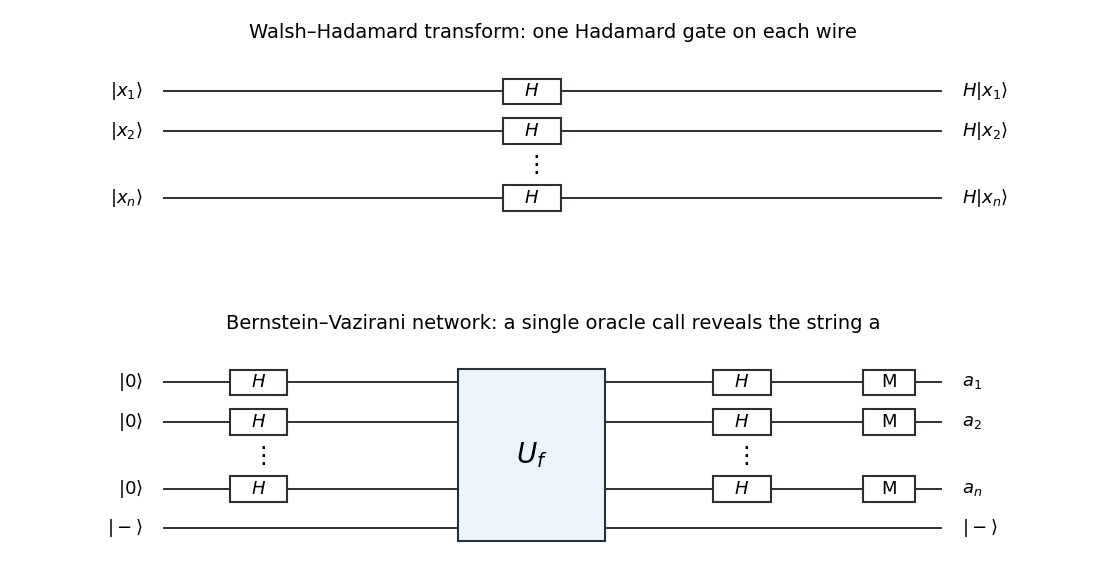

Source code (Python):
"""Original quantum-network sketches; Python 3.14, Matplotlib 3.10.7.

Write the opaque PNG to the caller's current directory. The caller controls
MPLBACKEND and MPLCONFIGDIR; no environment or repository configuration changes.
"""
from pathlib import Path
import matplotlib.pyplot as plt
from matplotlib.patches import Rectangle

fig, axes = plt.subplots(2, 1, figsize=(11, 5.8), dpi=100)
fig.patch.set_facecolor('white')


def box(ax, x, y, text, width=0.55, height=0.46):
    ax.add_patch(Rectangle((x-width/2, y-height/2), width, height,
                           facecolor='white', edgecolor='#263238', linewidth=1.5, zorder=3))
    ax.text(x, y, text, ha='center', va='center', fontsize=13, zorder=4)


def wire(ax, y):
    ax.plot([1.3, 8.7], [y, y], color='#263238', linewidth=1.4, zorder=1)


for ax in axes:
    ax.set_xlim(0, 10)
    ax.set_ylim(-0.5, 3.1)
    ax.set_facecolor('white')
    ax.axis('off')

ax=axes[0]
ax.set_title('Walsh–Hadamard transform: one Hadamard gate on each wire', fontsize=14, pad=10)
for y, lab in zip([2.4, 1.7, 0.5], ['1', '2', 'n']):
    wire(ax, y)
    ax.text(1.1, y, rf'$|x_{lab}\rangle$', ha='right', va='center', fontsize=13)
    box(ax, 4.8, y, r'$H$')
    ax.text(8.9, y, rf'$H|x_{lab}\rangle$', ha='left', va='center', fontsize=13)
ax.text(4.8, 1.08, r'$\vdots$', ha='center', va='center', fontsize=17)

ax=axes[1]
ax.set_title('Bernstein–Vazirani network: a single oracle call reveals the string a', fontsize=14, pad=10)
for y, lab in zip([2.4, 1.7, 0.5], ['1', '2', 'n']):
    wire(ax, y)
    ax.text(1.1, y, r'$|0\rangle$', ha='right', va='center', fontsize=13)
    box(ax, 2.2, y, r'$H$')
    box(ax, 6.8, y, r'$H$')
    box(ax, 8.2, y, 'M', width=0.5)
    ax.text(8.9, y, rf'$a_{lab}$', ha='left', va='center', fontsize=13)
wire(ax, -0.2)
ax.text(1.1, -0.2, r'$|-\rangle$', ha='right', va='center', fontsize=13)
ax.text(8.9, -0.2, r'$|-\rangle$', ha='left', va='center', fontsize=13)
ax.text(2.2, 1.08, r'$\vdots$', ha='center', va='center', fontsize=17)
ax.text(6.8, 1.08, r'$\vdots$', ha='center', va='center', fontsize=17)
ax.add_patch(Rectangle((4.1, -0.42), 1.4, 3.06, facecolor='#edf5fc', edgecolor='#263238', linewidth=1.5, zorder=3))
ax.text(4.8, 1.1, r'$U_f$', ha='center', va='center', fontsize=20, zorder=4)
fig.subplots_adjust(left=0.025, right=0.98, top=0.91, bottom=0.06, hspace=0.44)
fig.savefig(Path('paper-47-hadamard-networks.png'), facecolor='white', transparent=False)
plt.close(fig)
